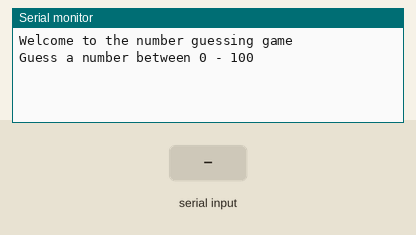
This sketch was run on a simulated Arduino Uno, built with avr-gcc and run on an emulated ATmega328P. Parts: the last lines printed to the serial monitor. Inputs (shaded band) come from the test bench. Random numbers use the default seed unless the sketch sets one; EEPROM starts erased.

Above: at 1.3 s.
1.4 s: "90,45\n" received over Serial
At 1.9 s:
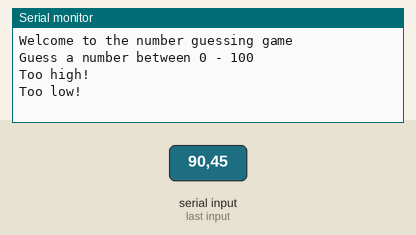
At 3.5 s:
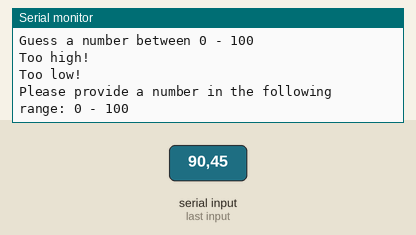

The sketch:

35_persistentLeaderboard.ino
```cpp
#include <EEPROM.h>
#include <stdlib.h>

#define LEADERBOARD_SIZE 16
#define EEPROM_SIZE 1024

// the last two bytes of EEPROM are used to store an identifier that indicates
// whether EEPROM is setup correctly for this program. If not it will be setup
#define IDENTIFIER 0xABCD
#define IDENTIFIER_ADDR (EEPROM_SIZE - 2)

// the third and fourth last bytes are used to store the EEPROM address of the
// current leaderboard (a leaderboard always tracks LEADERBOARD_SIZE places, before
// a new one is created in the memory aread next to it)
#define EEPROM_LEADERBOARD_START_ADDR (EEPROM_SIZE - 4)

// returns the actual EEPROM addr for a leaderboard idx between 0 - 15
#define EEPROM_SHIFTED_IDX(leaderboardIdx) (g_eeprom_leaderboard_start_idx + leaderboardIdx)

// eeprom index where current leaderboard starts
// uint16_t eepromLeaderboardStartIdx;
uint16_t g_eeprom_leaderboard_start_idx;

int compare(const void* a, const void* b) {
  return (*(uint8_t*)a - *(uint8_t*)b);
}

class Leaderboard {
private:
  // leaderboards are only sorted in cache (not in the actual EEPROM) to avoid
  // frequent rewrites
  uint8_t sortedCache[LEADERBOARD_SIZE];
  uint8_t length_;

public:
  Leaderboard() : length_(0) {};

  void init() {
    // setup eeprom
    uint16_t id;
    EEPROM.get(IDENTIFIER_ADDR, id);
    if (id != IDENTIFIER) {
      resetLeaderboard();
      EEPROM.put(IDENTIFIER_ADDR, IDENTIFIER);
      EEPROM.put(EEPROM_LEADERBOARD_START_ADDR, 0);
    }

    // get current eeprom region idx
    EEPROM.get(EEPROM_LEADERBOARD_START_ADDR, g_eeprom_leaderboard_start_idx);

    // get current leaderboard length and setup sortedCacheLeaderboard
    length_ = 0;
    while (length_ < LEADERBOARD_SIZE && EEPROM[EEPROM_SHIFTED_IDX(length_)] != 0) {
      sortedCache[length_] = EEPROM.read(EEPROM_SHIFTED_IDX(length_));
      length_++;
    }
    if (length_ == LEADERBOARD_SIZE) {
      resetLeaderboard();
    }
  }

  void print(uint8_t countToBeMarked) {
    bool printedCountMark = false;

    Serial.println("---------------");
    Serial.println("| LEADERBOARD |");
    Serial.println("---------------");

    for (uint8_t i = 0; i < length_; ++i) {
      Serial.print(i + 1);
      Serial.print(". : ");
      int8_t guesses = sortedCache[i];
      Serial.print(guesses);
      Serial.print(" Guesses");
      if (guesses == countToBeMarked && !printedCountMark) {
        Serial.print(" <-- you");
        printedCountMark = true;
      }
      Serial.println();
    }
  }

  void add(uint8_t count) {
    if (length_ == LEADERBOARD_SIZE) {
      resetLeaderboard();
    }

    // safe to EEPROM
    EEPROM.update(EEPROM_SHIFTED_IDX(length_), count);
    // safe to cache
    sortedCache[length_] = count;

    length_++;

    // resort (IMPROVE: replace by insertion sort)
    qsort(sortedCache, length_, sizeof(uint8_t), compare);
  }

  // instead of resetting the actual eeprom cells, we just
  // move forwards to the next cells in eeprom for wear leveling purposes
  void resetLeaderboard() {
    // update EEPROM region that is being written to
    g_eeprom_leaderboard_start_idx = EEPROM_SHIFTED_IDX(LEADERBOARD_SIZE);
    if (g_eeprom_leaderboard_start_idx + LEADERBOARD_SIZE - 1 >= EEPROM_SIZE - 4) {
      g_eeprom_leaderboard_start_idx = 0;
    }
    EEPROM.put(EEPROM_LEADERBOARD_START_ADDR, g_eeprom_leaderboard_start_idx);

    // 0 init arrays
    for (uint8_t i = 0; i < LEADERBOARD_SIZE; ++i) {
      sortedCache[i] = 0;
      EEPROM.write(EEPROM_SHIFTED_IDX(i), 0);
    }
    length_ = 0;
  }
};

struct s_game {
  uint8_t numberToGuess;
  uint8_t count;
};

struct s_game currentGame;
struct Leaderboard leaderboard;

void resetGame() {
  randomSeed(analogRead(0));
  currentGame.numberToGuess = random(0, 101);

  currentGame.count = 1;

  Serial.println("Guess a number between 0 - 100");
}

void setup() {
  Serial.begin(9600);
  Serial.println("Welcome to the number guessing game");

  leaderboard.init();
  resetGame();
}

void loop() {
  if (Serial.available()) {
    int8_t numberGuessed = Serial.parseInt();
    if (numberGuessed < 1 || numberGuessed > 100) {
      Serial.println("Please provide a number in the following range: 0 - 100");
      return;
    }

    if (numberGuessed < currentGame.numberToGuess) {
      Serial.println("Too low!");
      currentGame.count++;
    } else if (numberGuessed > currentGame.numberToGuess) {
      Serial.println("Too high!");
      currentGame.count++;
    } else {
      Serial.println("Correct. Congrats!");
      leaderboard.add(currentGame.count);
      leaderboard.print(currentGame.count);
      resetGame();
    }
  }
}
```

Measured:
- after the input at 1.4 s, the serial monitor: prints a new line at once (image 1)
